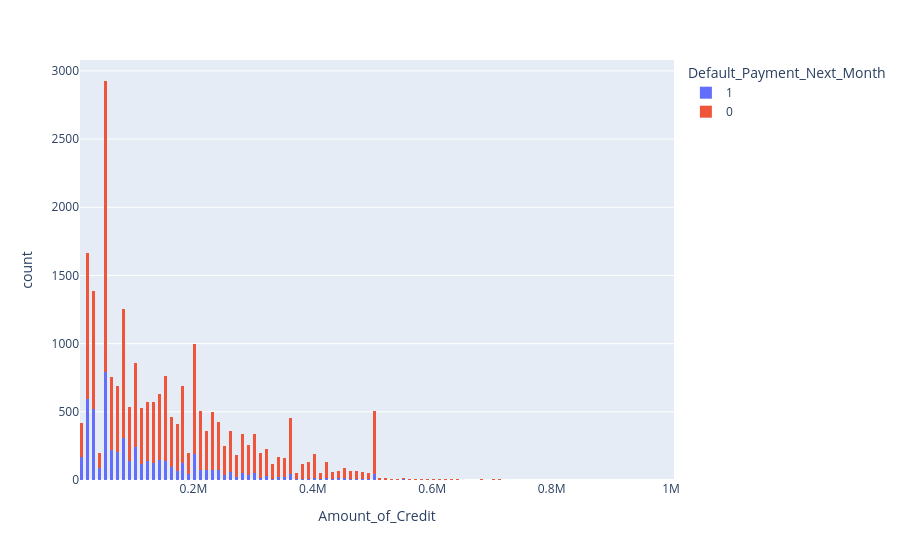
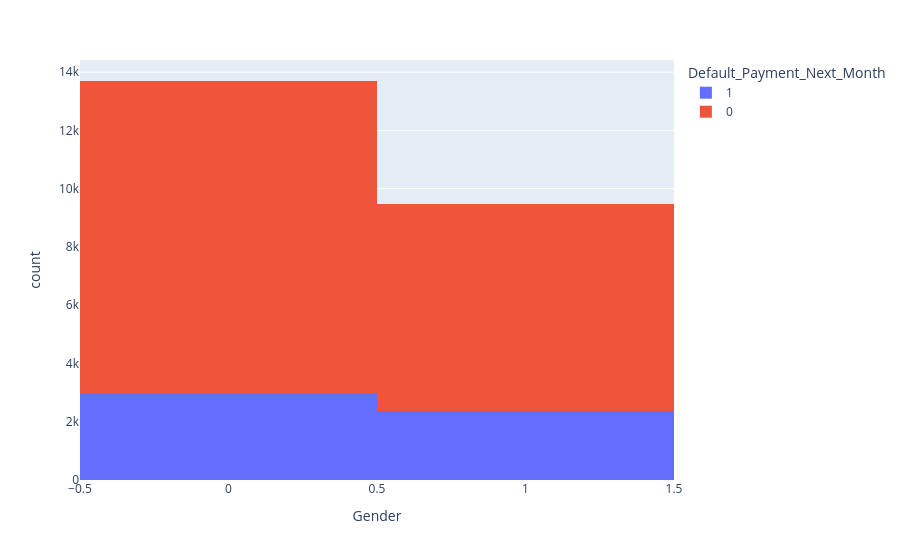
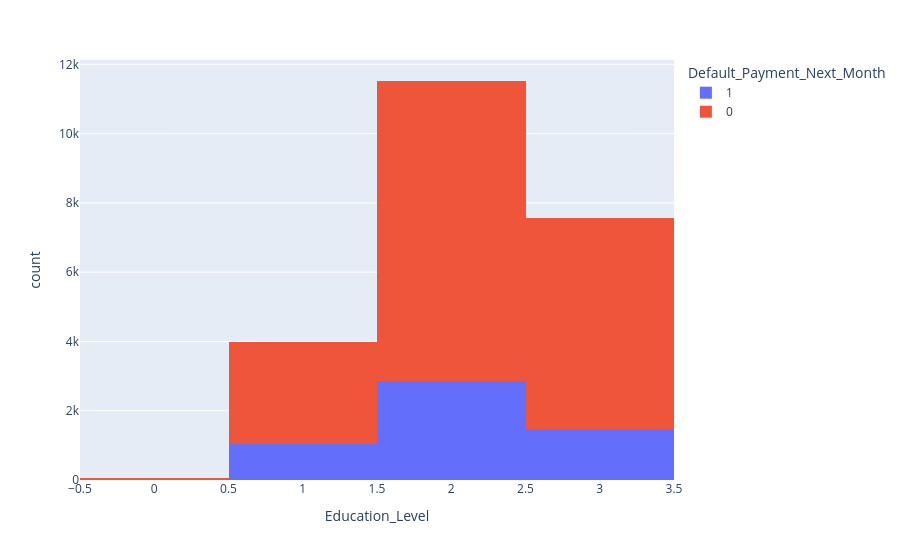
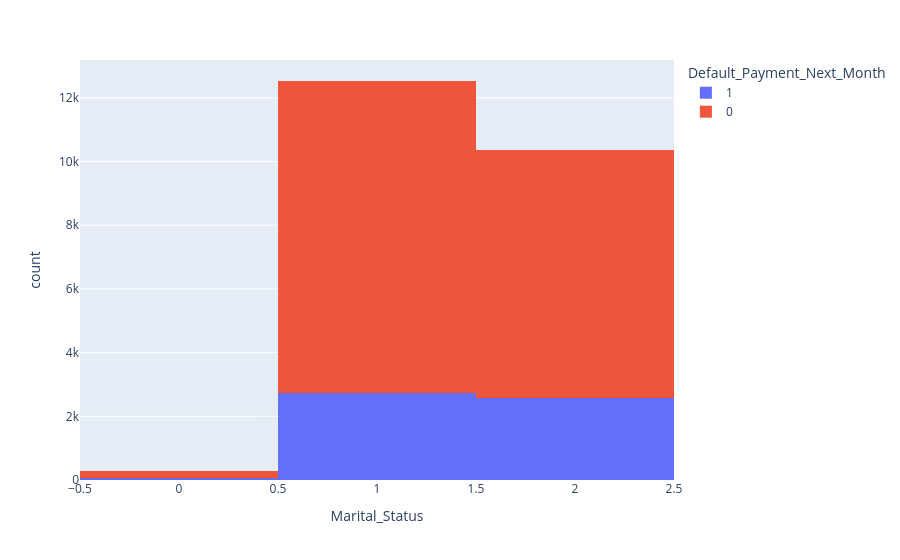

Notebook code for these charts, in order:
### Code cell
for col in df_taiwan_FE.columns:
    if col=='Default_Payment_Next_Month':
        continue
    fig=px.histogram(df_taiwan_FE,x=col,color='Default_Payment_Next_Month')
    fig.show()

### Figure 1 — Plotly figure (JSON) as saved in the notebook; plotly's stock layout.template omitted (floating-point values rounded to 4 significant figures; data arrays with more than 128 entries replaced by an {"elided": "..."} marker saying what was removed)
{"data": [{"alignmentgroup": "True", "bingroup": "x", "hovertemplate": "Default_Payment_Next_Month=1<br>Amount_of_Credit=%{x}<br>count=%{y}<extra></extra>", "legendgroup": "1", "marker": {"color": "#636efa", "pattern": {"shape": ""}}, "name": "1", "offsetgroup": "1", "orientation": "v", "showlegend": true, "type": "histogram", "x": {"elided": "5362 int values"}, "xaxis": "x", "yaxis": "y"}, {"alignmentgroup": "True", "bingroup": "x", "hovertemplate": "Default_Payment_Next_Month=0<br>Amount_of_Credit=%{x}<br>count=%{y}<extra></extra>", "legendgroup": "0", "marker": {"color": "#EF553B", "pattern": {"shape": ""}}, "name": "0", "offsetgroup": "0", "orientation": "v", "showlegend": true, "type": "histogram", "x": {"elided": "17788 int values"}, "xaxis": "x", "yaxis": "y"}], "layout": {"barmode": "relative", "legend": {"title": {"text": "Default_Payment_Next_Month"}, "tracegroupgap": 0}, "margin": {"t": 60}, "xaxis": {"anchor": "y", "domain": [0, 1], "title": {"text": "Amount_of_Credit"}}, "yaxis": {"anchor": "x", "domain": [0, 1], "title": {"text": "count"}}}}

### Figure 2 — Plotly figure (JSON) as saved in the notebook; plotly's stock layout.template omitted (floating-point values rounded to 4 significant figures; data arrays with more than 128 entries replaced by an {"elided": "..."} marker saying what was removed)
{"data": [{"alignmentgroup": "True", "bingroup": "x", "hovertemplate": "Default_Payment_Next_Month=1<br>Gender=%{x}<br>count=%{y}<extra></extra>", "legendgroup": "1", "marker": {"color": "#636efa", "pattern": {"shape": ""}}, "name": "1", "offsetgroup": "1", "orientation": "v", "showlegend": true, "type": "histogram", "x": {"elided": "5362 int values"}, "xaxis": "x", "yaxis": "y"}, {"alignmentgroup": "True", "bingroup": "x", "hovertemplate": "Default_Payment_Next_Month=0<br>Gender=%{x}<br>count=%{y}<extra></extra>", "legendgroup": "0", "marker": {"color": "#EF553B", "pattern": {"shape": ""}}, "name": "0", "offsetgroup": "0", "orientation": "v", "showlegend": true, "type": "histogram", "x": {"elided": "17788 int values"}, "xaxis": "x", "yaxis": "y"}], "layout": {"barmode": "relative", "legend": {"title": {"text": "Default_Payment_Next_Month"}, "tracegroupgap": 0}, "margin": {"t": 60}, "xaxis": {"anchor": "y", "domain": [0, 1], "title": {"text": "Gender"}}, "yaxis": {"anchor": "x", "domain": [0, 1], "title": {"text": "count"}}}}

### Figure 3 — Plotly figure (JSON) as saved in the notebook; plotly's stock layout.template omitted (floating-point values rounded to 4 significant figures; data arrays with more than 128 entries replaced by an {"elided": "..."} marker saying what was removed)
{"data": [{"alignmentgroup": "True", "bingroup": "x", "hovertemplate": "Default_Payment_Next_Month=1<br>Education_Level=%{x}<br>count=%{y}<extra></extra>", "legendgroup": "1", "marker": {"color": "#636efa", "pattern": {"shape": ""}}, "name": "1", "offsetgroup": "1", "orientation": "v", "showlegend": true, "type": "histogram", "x": {"elided": "5362 int values"}, "xaxis": "x", "yaxis": "y"}, {"alignmentgroup": "True", "bingroup": "x", "hovertemplate": "Default_Payment_Next_Month=0<br>Education_Level=%{x}<br>count=%{y}<extra></extra>", "legendgroup": "0", "marker": {"color": "#EF553B", "pattern": {"shape": ""}}, "name": "0", "offsetgroup": "0", "orientation": "v", "showlegend": true, "type": "histogram", "x": {"elided": "17788 int values"}, "xaxis": "x", "yaxis": "y"}], "layout": {"barmode": "relative", "legend": {"title": {"text": "Default_Payment_Next_Month"}, "tracegroupgap": 0}, "margin": {"t": 60}, "xaxis": {"anchor": "y", "domain": [0, 1], "title": {"text": "Education_Level"}}, "yaxis": {"anchor": "x", "domain": [0, 1], "title": {"text": "count"}}}}

### Figure 4 — Plotly figure (JSON) as saved in the notebook; plotly's stock layout.template omitted (floating-point values rounded to 4 significant figures; data arrays with more than 128 entries replaced by an {"elided": "..."} marker saying what was removed)
{"data": [{"alignmentgroup": "True", "bingroup": "x", "hovertemplate": "Default_Payment_Next_Month=1<br>Marital_Status=%{x}<br>count=%{y}<extra></extra>", "legendgroup": "1", "marker": {"color": "#636efa", "pattern": {"shape": ""}}, "name": "1", "offsetgroup": "1", "orientation": "v", "showlegend": true, "type": "histogram", "x": {"elided": "5362 int values"}, "xaxis": "x", "yaxis": "y"}, {"alignmentgroup": "True", "bingroup": "x", "hovertemplate": "Default_Payment_Next_Month=0<br>Marital_Status=%{x}<br>count=%{y}<extra></extra>", "legendgroup": "0", "marker": {"color": "#EF553B", "pattern": {"shape": ""}}, "name": "0", "offsetgroup": "0", "orientation": "v", "showlegend": true, "type": "histogram", "x": {"elided": "17788 int values"}, "xaxis": "x", "yaxis": "y"}], "layout": {"barmode": "relative", "legend": {"title": {"text": "Default_Payment_Next_Month"}, "tracegroupgap": 0}, "margin": {"t": 60}, "xaxis": {"anchor": "y", "domain": [0, 1], "title": {"text": "Marital_Status"}}, "yaxis": {"anchor": "x", "domain": [0, 1], "title": {"text": "count"}}}}
